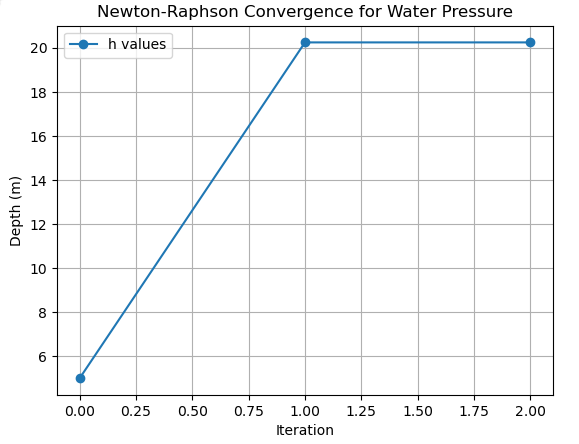

Recreate this plot in Python.
# Suppose you drop a small metal ball into water and want to find the depth h (in meters) 
# where the water pressure equals 300,000 Pascals (Pa).

# The pressure under water is given by:

#                           P=P0+ρgh

# So we need to solve:

#                       f(h)=P0+ρgh−300000=0

import numpy as np
import matplotlib.pyplot as plt

# Constants
P0 = 101325      # Atmospheric pressure (Pa)
rho = 1000       # Density of water (kg/m^3)
g = 9.81         # Gravitational acceleration (m/s^2)
P_target = 300000  # Desired pressure (Pa)

# Define function and derivative
def f(h):
    return P0 + rho * g * h - P_target

def f_prime(h):
    return rho * g  # derivative of f(h) with respect to h

# Newton-Raphson iteration
h = 5.0  # initial guess (meters)
tolerance = 1e-6
max_iter = 20
history = [h]

for i in range(max_iter):
    h_new = h - f(h) / f_prime(h)
    history.append(h_new)
    if abs(h_new - h) < tolerance:
        break
    h = h_new

print(f"Depth h = {h_new:.4f} meters after {i+1} iterations")

# Plot convergence
plt.plot(history, 'o-', label='h values')
plt.xlabel('Iteration')
plt.ylabel('Depth (m)')
plt.title('Newton-Raphson Convergence for Water Pressure')
plt.grid(True)
plt.legend()
plt.show()
